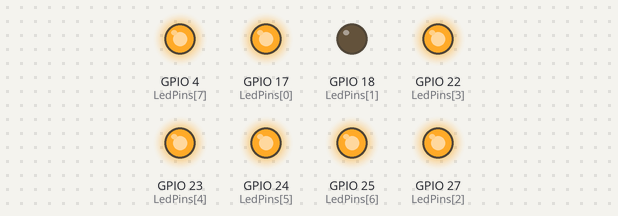
Recording of a program running on a simulated Raspberry Pi (BCM pin numbers). Shown: output pins drawn as LEDs (lit = HIGH). What the program prints to the terminal is not drawn.

Above: at 0.3 s.
At 0.9 s:
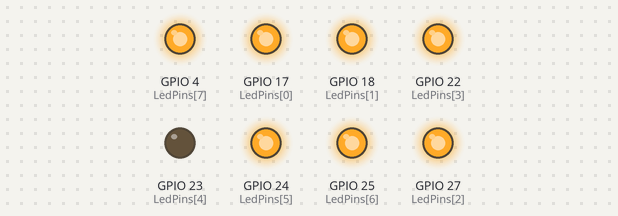
At 1.6 s:
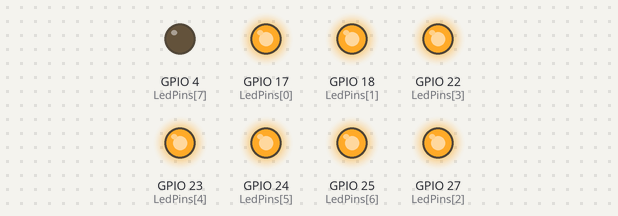
At 2.7 s:
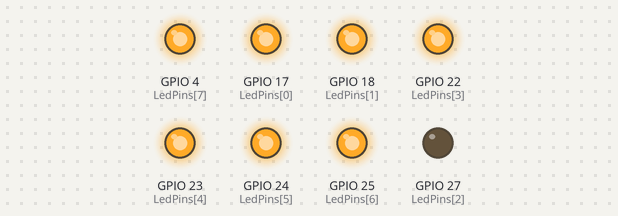
At 3.9 s:
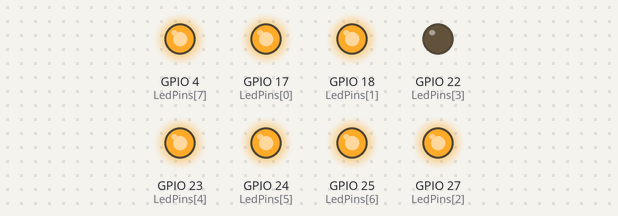
At 6.4 s:
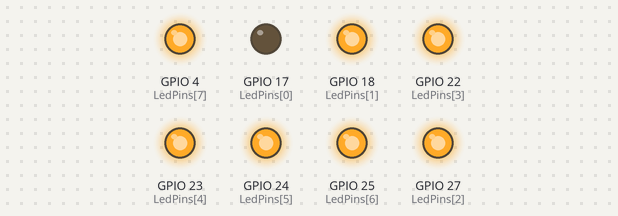
Timing chart, 0 to 7.4 s (numbered marks = the images above):
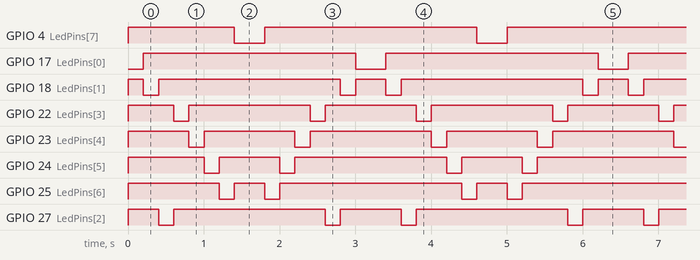

The program:

flow_led.py
```python
import RPi.GPIO as GPIO
import time

# set 8 pins for 8 leds
LedPins = [17, 18, 27, 22, 23, 24, 25, 4]

def print_message():
  print('')
  print('****************************|')
  print('|  Flow blink LEDs          |')
  print('|  -----------------------  |')
  print('|  LEDs will flow blinking  |');
  print('****************************|')
  print('Program is running...')
  print('Please press Ctrl+C to end the program...')


def setup():
  GPIO.setwarnings(False)

  # set the gpio modes to BCM numbering
  GPIO.setmode(GPIO.BCM)

  # set LED pins mode to output, and initial level LOW(0V)
  GPIO.setup(LedPins, GPIO.OUT, initial=GPIO.HIGH)

def main():
  # print info
  print_message()

  while True:
    for pin in LedPins:
      GPIO.output(pin, GPIO.LOW)
      time.sleep(0.2)
      GPIO.output(pin, GPIO.HIGH)
      pass

    for pin in reversed(LedPins):
      GPIO.output(pin, GPIO.LOW)
      time.sleep(0.2)
      GPIO.output(pin, GPIO.HIGH)

    pass
  pass

def destroy():
  # turn off LED
  GPIO.output(LedPins, GPIO.LOW)

  # release resource
  GPIO.cleanup()

if __name__ == '__main__':
  setup()
  try:
    main()
  except KeyboardInterrupt:
    destroy()
```

Measured:
- by itself, GPIO 4 (LedPins[7]), GPIO 17 (LedPins[0]): alternates HIGH for 2.8 s and LOW for 0.40 s
- by itself, GPIO 18 (LedPins[1]): repeats every 3.2 s: HIGH 2.4 s, LOW 0.20 s, HIGH 0.40 s, LOW 0.20 s
- by itself, GPIO 22 (LedPins[3]): repeats every 3.2 s: HIGH 1.6 s, LOW 0.20 s, HIGH 1.2 s, LOW 0.20 s
- by itself, GPIO 23 (LedPins[4]): repeats every 3.2 s: HIGH 1.2 s, LOW 0.20 s, HIGH 1.6 s, LOW 0.20 s
- by itself, GPIO 24 (LedPins[5]): repeats every 3.2 s: HIGH 0.80 s, LOW 0.20 s, HIGH 2.0 s, LOW 0.20 s
- by itself, GPIO 25 (LedPins[6]): repeats every 3.2 s: HIGH 0.40 s, LOW 0.20 s, HIGH 2.4 s, LOW 0.20 s
- by itself, GPIO 27 (LedPins[2]): repeats every 3.2 s: HIGH 2.0 s, LOW 0.20 s, HIGH 0.80 s, LOW 0.20 s
